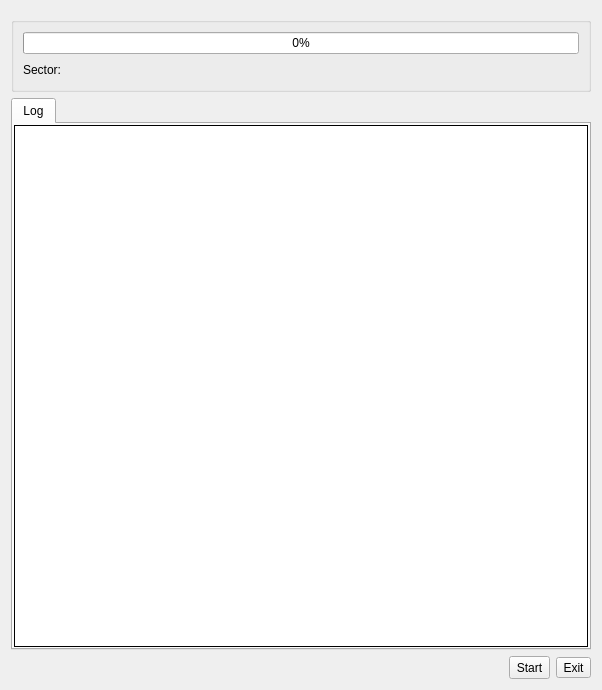
<?xml version="1.0" encoding="UTF-8"?>
<ui version="4.0">
 <class>VerifyWidget</class>
 <widget class="QWidget" name="VerifyWidget">
  <property name="geometry">
   <rect>
    <x>0</x>
    <y>0</y>
    <width>602</width>
    <height>690</height>
   </rect>
  </property>
  <property name="windowTitle">
   <string>Form</string>
  </property>
  <layout class="QVBoxLayout" name="verticalLayout">
   <item>
    <layout class="QHBoxLayout" name="horizontalLayout">
     <item>
      <widget class="DeviceWidget" name="deviceWidget" native="true"/>
     </item>
    </layout>
   </item>
   <item>
    <widget class="QGroupBox" name="groupBox_4">
     <property name="enabled">
      <bool>true</bool>
     </property>
     <property name="sizePolicy">
      <sizepolicy hsizetype="Preferred" vsizetype="Fixed">
       <horstretch>0</horstretch>
       <verstretch>0</verstretch>
      </sizepolicy>
     </property>
     <property name="title">
      <string/>
     </property>
     <layout class="QVBoxLayout" name="verticalLayout_12">
      <item>
       <widget class="QProgressBar" name="progressBar">
        <property name="value">
         <number>0</number>
        </property>
        <property name="alignment">
         <set>Qt::AlignCenter</set>
        </property>
       </widget>
      </item>
      <item>
       <layout class="QHBoxLayout" name="horizontalLayout_7">
        <item>
         <widget class="QLabel" name="label_16">
          <property name="text">
           <string>Sector:</string>
          </property>
         </widget>
        </item>
        <item>
         <widget class="QLabel" name="currentSector">
          <property name="text">
           <string/>
          </property>
         </widget>
        </item>
        <item>
         <spacer name="horizontalSpacer_2">
          <property name="orientation">
           <enum>Qt::Horizontal</enum>
          </property>
          <property name="sizeHint" stdset="0">
           <size>
            <width>40</width>
            <height>20</height>
           </size>
          </property>
         </spacer>
        </item>
       </layout>
      </item>
     </layout>
    </widget>
   </item>
   <item>
    <widget class="QTabWidget" name="tabWidget">
     <property name="enabled">
      <bool>true</bool>
     </property>
     <property name="tabPosition">
      <enum>QTabWidget::North</enum>
     </property>
     <property name="tabShape">
      <enum>QTabWidget::Rounded</enum>
     </property>
     <property name="currentIndex">
      <number>0</number>
     </property>
     <property name="elideMode">
      <enum>Qt::ElideNone</enum>
     </property>
     <property name="documentMode">
      <bool>false</bool>
     </property>
     <property name="movable">
      <bool>false</bool>
     </property>
     <widget class="QWidget" name="tab_log">
      <attribute name="icon">
       <iconset resource="diskmasterui.qrc">
        <normaloff>:/DiskMasterUI/icons/log.png</normaloff>:/DiskMasterUI/icons/log.png</iconset>
      </attribute>
      <attribute name="title">
       <string>Log</string>
      </attribute>
      <layout class="QHBoxLayout" name="horizontalLayout_6" stretch="0">
       <property name="spacing">
        <number>1</number>
       </property>
       <property name="margin">
        <number>1</number>
       </property>
       <item>
        <widget class="QTextEdit" name="logText">
         <property name="frameShape">
          <enum>QFrame::Box</enum>
         </property>
         <property name="frameShadow">
          <enum>QFrame::Plain</enum>
         </property>
         <property name="readOnly">
          <bool>true</bool>
         </property>
         <property name="html">
          <string>&lt;!DOCTYPE HTML PUBLIC &quot;-//W3C//DTD HTML 4.0//EN&quot; &quot;http://www.w3.org/TR/REC-html40/strict.dtd&quot;&gt;
&lt;html&gt;&lt;head&gt;&lt;meta name=&quot;qrichtext&quot; content=&quot;1&quot; /&gt;&lt;style type=&quot;text/css&quot;&gt;
p, li { white-space: pre-wrap; }
&lt;/style&gt;&lt;/head&gt;&lt;body style=&quot; font-family:'MS Shell Dlg 2'; font-size:8.25pt; font-weight:400; font-style:normal;&quot;&gt;
&lt;p style=&quot;-qt-paragraph-type:empty; margin-top:0px; margin-bottom:0px; margin-left:0px; margin-right:0px; -qt-block-indent:0; text-indent:0px; font-size:8pt;&quot;&gt;&lt;br /&gt;&lt;/p&gt;&lt;/body&gt;&lt;/html&gt;</string>
         </property>
        </widget>
       </item>
      </layout>
     </widget>
    </widget>
   </item>
   <item>
    <layout class="QHBoxLayout" name="horizontalLayout_5">
     <item>
      <spacer name="horizontalSpacer_3">
       <property name="orientation">
        <enum>Qt::Horizontal</enum>
       </property>
       <property name="sizeHint" stdset="0">
        <size>
         <width>40</width>
         <height>23</height>
        </size>
       </property>
      </spacer>
     </item>
     <item>
      <widget class="QToolButton" name="startButton">
       <property name="sizePolicy">
        <sizepolicy hsizetype="Fixed" vsizetype="Preferred">
         <horstretch>0</horstretch>
         <verstretch>0</verstretch>
        </sizepolicy>
       </property>
       <property name="text">
        <string>Start</string>
       </property>
       <property name="icon">
        <iconset resource="diskmasterui.qrc">
         <normaloff>:/DiskMasterUI/icons/start_task.png</normaloff>:/DiskMasterUI/icons/start_task.png</iconset>
       </property>
       <property name="iconSize">
        <size>
         <width>16</width>
         <height>16</height>
        </size>
       </property>
       <property name="checkable">
        <bool>false</bool>
       </property>
       <property name="popupMode">
        <enum>QToolButton::DelayedPopup</enum>
       </property>
       <property name="toolButtonStyle">
        <enum>Qt::ToolButtonTextBesideIcon</enum>
       </property>
       <property name="autoRaise">
        <bool>false</bool>
       </property>
      </widget>
     </item>
     <item>
      <widget class="QToolButton" name="cancelButton">
       <property name="text">
        <string>Exit</string>
       </property>
       <property name="icon">
        <iconset resource="diskmasterui.qrc">
         <normaloff>:/DiskMasterUI/icons/application_exit.png</normaloff>:/DiskMasterUI/icons/application_exit.png</iconset>
       </property>
       <property name="iconSize">
        <size>
         <width>16</width>
         <height>16</height>
        </size>
       </property>
       <property name="toolButtonStyle">
        <enum>Qt::ToolButtonTextBesideIcon</enum>
       </property>
      </widget>
     </item>
    </layout>
   </item>
  </layout>
 </widget>
 <customwidgets>
  <customwidget>
   <class>DeviceWidget</class>
   <extends>QWidget</extends>
   <header>devicewidget.h</header>
   <container>1</container>
  </customwidget>
 </customwidgets>
 <resources>
  <include location="diskmasterui.qrc"/>
 </resources>
 <connections>
  <connection>
   <sender>startButton</sender>
   <signal>clicked()</signal>
   <receiver>VerifyWidget</receiver>
   <slot>start_clicked()</slot>
   <hints>
    <hint type="sourcelabel">
     <x>475</x>
     <y>669</y>
    </hint>
    <hint type="destinationlabel">
     <x>399</x>
     <y>678</y>
    </hint>
   </hints>
  </connection>
  <connection>
   <sender>cancelButton</sender>
   <signal>clicked()</signal>
   <receiver>VerifyWidget</receiver>
   <slot>exit_clicked()</slot>
   <hints>
    <hint type="sourcelabel">
     <x>563</x>
     <y>670</y>
    </hint>
    <hint type="destinationlabel">
     <x>410</x>
     <y>654</y>
    </hint>
   </hints>
  </connection>
 </connections>
 <slots>
  <slot>preference_clicked(bool)</slot>
  <slot>start_clicked()</slot>
  <slot>exit_clicked()</slot>
 </slots>
</ui>
